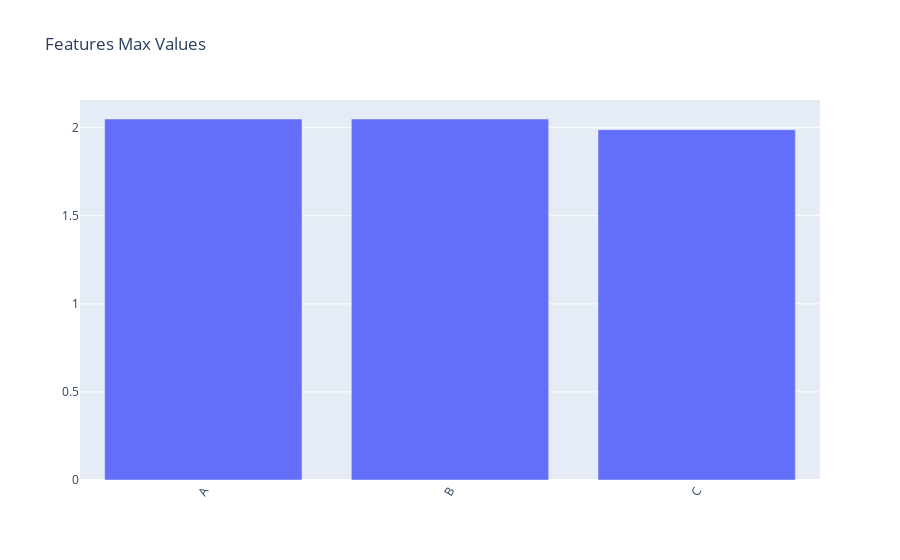

The notebook cell saved with this chart:
### Code cell
fig = px.bar(scaled[feats].max(), title='Features Max Values')
fig.layout.xaxis.tickangle = 300
fig.update_traces(showlegend = False)
fig.layout.xaxis. dtick = 1
fig.layout.xaxis.title = ''
fig.layout.yaxis.title = ''
fig.show()

### Figure 1 — Plotly figure (JSON) as saved in the notebook; plotly's stock layout.template omitted (floating-point values rounded to 4 significant figures)
{"data": [{"alignmentgroup": "True", "hovertemplate": "variable=0<br>index=%{x}<br>value=%{y}<extra></extra>", "legendgroup": "0", "marker": {"color": "#636efa", "pattern": {"shape": ""}}, "name": "0", "offsetgroup": "0", "orientation": "v", "showlegend": false, "textposition": "auto", "type": "bar", "x": ["A", "B", "C"], "xaxis": "x", "y": [2.049, 2.049, 1.989], "yaxis": "y"}], "layout": {"barmode": "relative", "legend": {"title": {"text": "variable"}, "tracegroupgap": 0}, "title": {"text": "Features Max Values"}, "xaxis": {"anchor": "y", "domain": [0, 1], "dtick": 1, "tickangle": -60, "title": {"text": ""}}, "yaxis": {"anchor": "x", "domain": [0, 1], "title": {"text": ""}}}}
